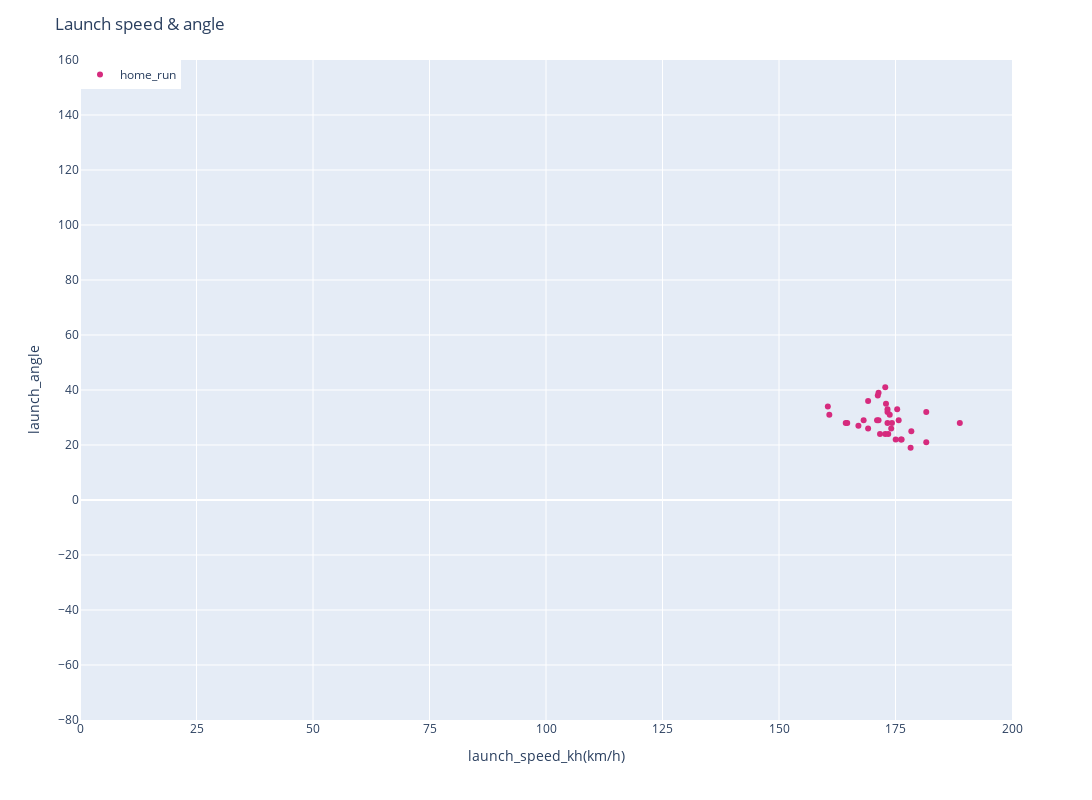

Write notebook code for a chart like this one.
### Code cell
# ホームランだけ残したい

_fig = barrel(df[df['events'] == 'home_run'])
_fig.show()

### Figure 1 — Plotly figure (JSON) as saved in the notebook; plotly's stock layout.template omitted (floating-point values rounded to 4 significant figures; data arrays with more than 128 entries replaced by an {"elided": "..."} marker saying what was removed)
{"data": [{"customdata": {"elided": "34x8 mixed values"}, "hovertemplate": "<b>%{hovertext}</b><br><br>events=home_run<br>launch_speed_kh=%{x}<br>launch_angle=%{y}<br>game_date=%{customdata[0]}<br>batter_name=%{customdata[1]}<br>pitcher_name=%{customdata[2]}<br>effective_speed_kh=%{customdata[3]}<br>pitch_name=%{customdata[4]}<br>hit_distance_sc_m=%{customdata[5]}<br>des=%{customdata[6]}<br>description=%{customdata[7]}<extra></extra>", "hovertext": ["home_run", "home_run", "home_run", "home_run", "home_run", "home_run", "home_run", "home_run", "home_run", "home_run", "home_run", "home_run", "home_run", "home_run", "home_run", "home_run", "home_run", "home_run", "home_run", "home_run", "home_run", "home_run", "home_run", "home_run", "home_run", "home_run", "home_run", "home_run", "home_run", "home_run", "home_run", "home_run", "home_run", "home_run"], "legendgroup": "home_run", "marker": {"color": "rgb(214, 43, 126)", "symbol": "circle"}, "mode": "markers", "name": "home_run", "orientation": "v", "showlegend": true, "type": "scatter", "x": [160.8, 172.8, 173.3, 175.7, 175.0, 176.2, 173.3, 174.2, 171.0, 174.1, 167.0, 181.6, 181.6, 178.4, 188.8, 171.4, 169.1, null, 160.5, 178.2, 173.8, 171.7, 164.3, 168.2, 172.8, 164.6, 173.4, 169.1, 171.4, 173.3, 175.4, 176.3, 171.2, 173.0], "xaxis": "x", "y": [31, 24, 28, 29, 22, 22, 32, 28, 29, 26, 27, 21, 32, 25, 28, 29, 36, null, 34, 19, 31, 24, 28, 29, 41, 28, 24, 26, 39, 33, 33, 22, 38, 35], "yaxis": "y"}], "layout": {"autosize": false, "height": 800, "legend": {"orientation": "h", "title": {}, "tracegroupgap": 0, "x": 0, "xanchor": "left", "y": 1, "yanchor": "top"}, "margin": {"t": 60}, "title": {"text": "Launch speed & angle"}, "width": 1200, "xaxis": {"anchor": "y", "domain": [0, 1], "dtick": 25, "range": [0, 200], "title": {"text": "launch_speed_kh(km/h)"}}, "yaxis": {"anchor": "x", "domain": [0, 1], "dtick": 20, "range": [-80, 160], "title": {"text": "launch_angle"}}}}
